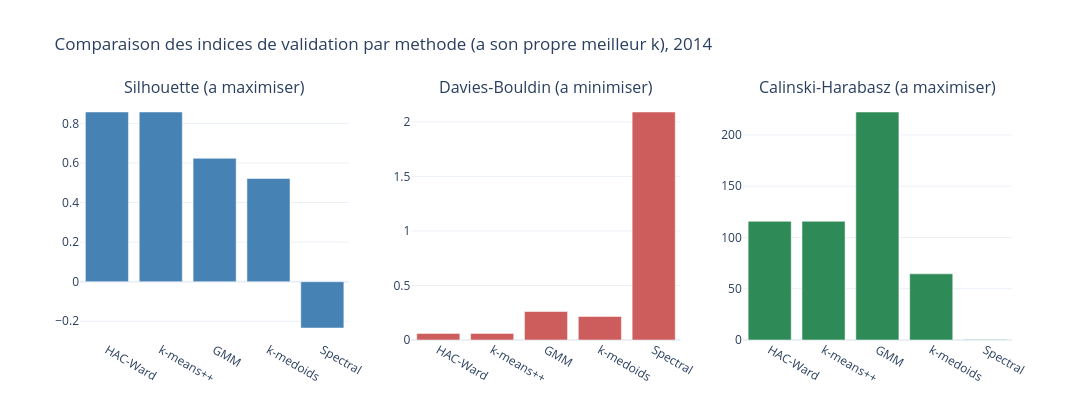

The cell this chart's notebook holds for it:
### Code cell
fig_comp = make_subplots(
    rows=1, cols=3,
    subplot_titles=['Silhouette (a maximiser)', 'Davies-Bouldin (a minimiser)', 'Calinski-Harabasz (a maximiser)'],
)
fig_comp.add_trace(go.Bar(x=methodes_ordre, y=meilleurs_par_methode['silhouette'],
                           marker_color='steelblue', showlegend=False), row=1, col=1)
fig_comp.add_trace(go.Bar(x=methodes_ordre, y=meilleurs_par_methode['davies_bouldin'],
                           marker_color='indianred', showlegend=False), row=1, col=2)
fig_comp.add_trace(go.Bar(x=methodes_ordre, y=meilleurs_par_methode['calinski_harabasz'],
                           marker_color='seagreen', showlegend=False), row=1, col=3)

fig_comp.update_layout(
    title_text=f"Comparaison des indices de validation par methode (a son propre meilleur k), {ANNEE_ETUDE}",
    template='plotly_white', height=420, width=1150,
)

chemin_comp = BASE / 'figures' / f'comparaison_indices_{ANNEE_ETUDE}.png'
fig_comp.write_image(chemin_comp, scale=2)
print(f"Comparaison des indices sauvegardee -> {chemin_comp}")
fig_comp.show()

### Figure 1 — Plotly figure (JSON) as saved in the notebook; plotly's stock layout.template omitted (floating-point values rounded to 4 significant figures)
{"data": [{"marker": {"color": "steelblue"}, "showlegend": false, "type": "bar", "x": ["HAC-Ward", "k-means++", "GMM", "k-medoids", "Spectral"], "xaxis": "x", "y": [0.8576, 0.8576, 0.6236, 0.5215, -0.2341], "yaxis": "y"}, {"marker": {"color": "indianred"}, "showlegend": false, "type": "bar", "x": ["HAC-Ward", "k-means++", "GMM", "k-medoids", "Spectral"], "xaxis": "x2", "y": [0.0606, 0.0606, 0.2612, 0.2154, 2.091], "yaxis": "y2"}, {"marker": {"color": "seagreen"}, "showlegend": false, "type": "bar", "x": ["HAC-Ward", "k-means++", "GMM", "k-medoids", "Spectral"], "xaxis": "x3", "y": [115.7, 115.7, 222.3, 64.53, 0.5662], "yaxis": "y3"}], "layout": {"annotations": [{"font": {"size": 16}, "showarrow": false, "text": "Silhouette (a maximiser)", "x": 0.1444, "xanchor": "center", "xref": "paper", "y": 1, "yanchor": "bottom", "yref": "paper"}, {"font": {"size": 16}, "showarrow": false, "text": "Davies-Bouldin (a minimiser)", "x": 0.5, "xanchor": "center", "xref": "paper", "y": 1, "yanchor": "bottom", "yref": "paper"}, {"font": {"size": 16}, "showarrow": false, "text": "Calinski-Harabasz (a maximiser)", "x": 0.8556, "xanchor": "center", "xref": "paper", "y": 1, "yanchor": "bottom", "yref": "paper"}], "height": 420, "title": {"text": "Comparaison des indices de validation par methode (a son propre meilleur k), 2014"}, "width": 1150, "xaxis": {"anchor": "y", "domain": [0, 0.2889]}, "xaxis2": {"anchor": "y2", "domain": [0.3556, 0.6444]}, "xaxis3": {"anchor": "y3", "domain": [0.7111, 1]}, "yaxis": {"anchor": "x", "domain": [0, 1]}, "yaxis2": {"anchor": "x2", "domain": [0, 1]}, "yaxis3": {"anchor": "x3", "domain": [0, 1]}}}
